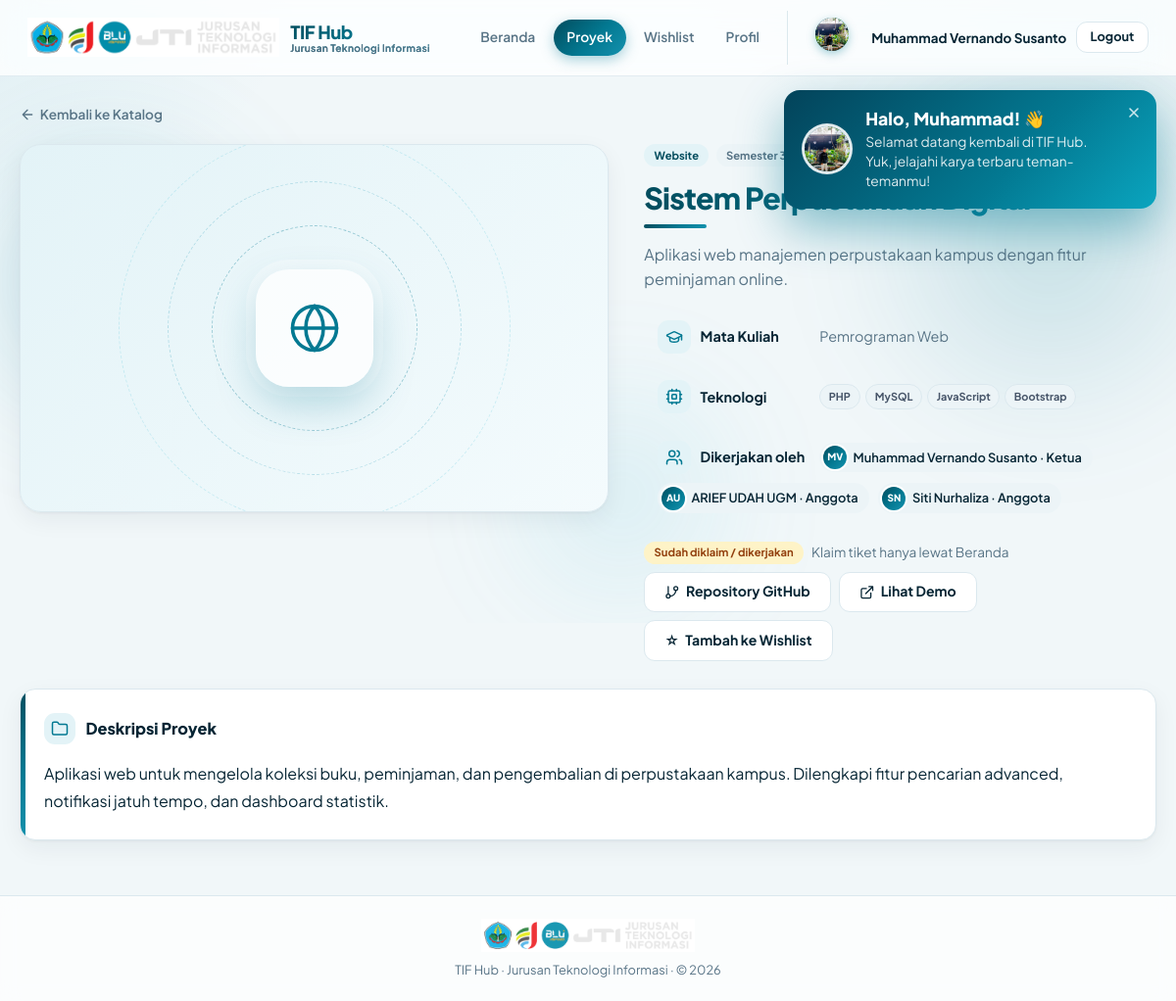
Screenshot of /projects/sistem-perpustakaan-digital (signed in) with the database file from the repository.
### tables this page shows
CREATE TABLE `users` (
  `id` int(10) UNSIGNED NOT NULL,
  `nim` varchar(20) DEFAULT NULL,
  `name` varchar(100) NOT NULL,
  `email` varchar(150) NOT NULL,
  `password` varchar(255) NOT NULL,
  `role` enum('mahasiswa','admin') NOT NULL DEFAULT 'mahasiswa',
  `class` varchar(20) DEFAULT NULL,
  `semester` tinyint(3) UNSIGNED DEFAULT NULL,
  `status` enum('active','inactive') NOT NULL DEFAULT 'active',
  `avatar` varchar(255) DEFAULT NULL,
  `created_at` datetime NOT NULL DEFAULT current_timestamp(),
  `updated_at` datetime NOT NULL DEFAULT current_timestamp() ON UPDATE current_timestamp()
);

CREATE TABLE `projects` (
  `id` int(10) UNSIGNED NOT NULL,
  `title` varchar(200) NOT NULL,
  `slug` varchar(220) NOT NULL,
  `description` text NOT NULL,
  `short_desc` varchar(300) DEFAULT NULL,
  `thumbnail` varchar(255) DEFAULT NULL,
  `category_id` int(10) UNSIGNED DEFAULT NULL,
  `semester_id` int(10) UNSIGNED DEFAULT NULL,
  `course_name` varchar(150) DEFAULT NULL,
  `academic_year` varchar(20) DEFAULT NULL,
  `technologies` varchar(500) DEFAULT NULL,
  `github_url` varchar(500) DEFAULT NULL,
  `demo_url` varchar(500) DEFAULT NULL,
  `is_published` tinyint(1) NOT NULL DEFAULT 1,
  `is_claimable` tinyint(1) NOT NULL DEFAULT 1,
  `view_count` int(10) UNSIGNED NOT NULL DEFAULT 0,
  `created_by` int(10) UNSIGNED DEFAULT NULL,
  `created_at` datetime NOT NULL DEFAULT current_timestamp(),
  `updated_at` datetime NOT NULL DEFAULT current_timestamp() ON UPDATE current_timestamp()
);

CREATE TABLE `categories` (
  `id` int(10) UNSIGNED NOT NULL,
  `name` varchar(80) NOT NULL,
  `slug` varchar(80) NOT NULL,
  `type` enum('project','ticket','both') NOT NULL DEFAULT 'project',
  `icon` varchar(50) DEFAULT NULL,
  `created_at` datetime NOT NULL DEFAULT current_timestamp()
);

CREATE TABLE `semesters` (
  `id` int(10) UNSIGNED NOT NULL,
  `name` varchar(50) NOT NULL,
  `code` varchar(20) NOT NULL,
  `academic_year` varchar(20) DEFAULT NULL,
  `created_at` datetime NOT NULL DEFAULT current_timestamp()
);

CREATE TABLE `project_members` (
  `id` int(10) UNSIGNED NOT NULL,
  `project_id` int(10) UNSIGNED NOT NULL,
  `user_id` int(10) UNSIGNED NOT NULL,
  `role_in_project` varchar(50) DEFAULT 'Anggota',
  `created_at` datetime NOT NULL DEFAULT current_timestamp()
);

### app/Views/projects/show.php (the view, shortened to what the rows shown need)
<?php
$imageUrls = array_map(fn($im) => \App\Helpers\ImageUploader::url($im['filename']), $images ?? []);
?>
<div class="pd" id="pd">
    <div class="pd-bg" aria-hidden="true"><i></i><i></i><i></i></div>
    <a href="/projects" class="back-link pd-back"><?= icon('arrow-left') ?> Kembali ke Katalog</a>
    <div class="detail-header mt-2">
        <div class="gallery" data-gallery="<?= e(json_encode($imageUrls)) ?>">
            <div class="gallery-main" id="pd-tilt">
                <?php if ($imageUrls): ?>
                    <img src="<?= e($imageUrls[0]) ?>" alt="<?= e($project['title']) ?>">
                    <span class="zoom-hint"><?= icon('zoom-in') ?> Klik untuk memperbesar</span>
                <?php else: ?>
                    <i class="pd-ring r3" aria-hidden="true"></i>
                    <i class="pd-ring r2" aria-hidden="true"></i>
                    <i class="pd-ring r1" aria-hidden="true"></i>
                    <span class="thumb-icon"><?= category_icon($project['category_icon'] ?? null) ?></span>
                <?php endif; ?>
            </div>
        </div>
        <div>
            <div class="detail-meta">
                <span class="badge badge-primary"><?= e($project['category_name'] ?? 'Lainnya') ?></span>
                <span class="badge badge-secondary"><?= e($project['semester_name'] ?? '-') ?></span>
                <?php if ($isTaken): ?>
                    <span class="badge badge-warning">Sudah dikerjakan</span>
                <?php else: ?>
                    <span class="badge badge-success pd-dot">Tersedia</span>
                <?php endif; ?>
            </div>
            <h1 class="pd-title"><?= e($project['title']) ?></h1>
            <span class="pd-bar" aria-hidden="true"></span>
            <p class="text-muted"><?= e($project['short_desc'] ?? '') ?></p>
            <ul class="detail-info-list">
                <?php if ($project['course_name']): ?>
                <li><span class="pd-ico"><?= icon('graduation') ?></span><strong>Mata Kuliah</strong> <?= e($project['course_name']) ?></li>
                <?php endif; ?>
                <li><span class="pd-ico"><?= icon('cpu') ?></span><strong>Teknologi</strong>
                    <span class="tech" style="display:inline-flex;gap:0.3rem;flex-wrap:wrap;">
                        <?= tech_tags($project['technologies']) ?>
                    </span>
                </li>
                <?php if (!empty($members)): ?>
                <li><span class="pd-ico"><?= icon('users') ?></span><strong>Dikerjakan oleh</strong>
                    <?php foreach ($members as $m): ?>
                        <span class="member-chip"><span class="avatar"><?= e(initials($m['name'])) ?></span><?= e($m['name']) ?> · <?= e($m['role_in_project']) ?></span>
                    <?php endforeach; ?>
                </li>
                <?php endif; ?>
            </ul>
            <div class="flex gap-1 mt-2 pd-actions" style="flex-wrap:wrap;">
                <?php if ($canEdit): ?>
                    <span class="btn btn-primary" style="cursor:default;opacity:0.9;"><?= icon('check') ?> Anda mengerjakan proyek ini</span>
                    <a href="/projects/<?= (int)$project['id'] ?>/edit" class="btn btn-outline"><?= icon('pencil') ?> Edit Proyek</a>
                <?php elseif ($isTaken): ?>
                    <span class="badge badge-warning" style="align-self:center;">Sudah diklaim / dikerjakan</span>
                <?php endif; ?>
                <span class="text-sm text-muted" style="align-self:center;">Klaim tiket hanya lewat Beranda</span>
                <?php if ($project['github_url']): ?>
                <a href="<?= e($project['github_url']) ?>" target="_blank" rel="noopener" class="btn btn-outline"><?= icon('git-branch') ?> Repository GitHub</a>
                <?php endif; ?>
                <?php if ($project['demo_url']): ?>
                <a href="<?= e($project['demo_url']) ?>" target="_blank" rel="noopener" class="btn btn-outline"><?= icon('external') ?> Lihat Demo</a>
                <?php endif; ?>
                <?php if ($isWishlisted): ?>
                    <form method="POST" action="/wishlists/<?= (int)$project['id'] ?>/remove" data-confirm="Proyek ini akan dihapus dari daftar wishlist kamu." data-confirm-title="Hapus dari wishlist?" data-confirm-ok="Ya, hapus" data-confirm-variant="danger">
                        <input type="hidden" name="_token" value="<?= e($csrf ?? \App\Core\Session::getCsrfToken()) ?>">
                        <button type="submit" class="btn btn-outline pd-wish-on" style="color:#dc2626; border-color:#fca5a5;"><span class="pd-star">★</span> Sudah di Wishlist</button>
                    </form>
                <?php else: ?>
                    <form method="POST" action="/wishlists/<?= (int)$project['id'] ?>/add">
                        <button type="submit" class="btn btn-outline"><span class="pd-star">☆</span> Tambah ke Wishlist</button>
                    </form>
                <?php endif; ?>
            </div>
        </div>
    </div>
    <div class="card pd-desc">
        <h2 class="card-title"><span class="pd-ico"><?= icon('folder') ?></span> Deskripsi Proyek</h2>
        <div class="pd-desc-body"><?= e($project['description']) ?></div>
    </div>
</div>

### app/Helpers/helpers.php (shortened to what the rows shown need)
<?php
function e(?string $value): string
{
    return htmlspecialchars($value ?? '', ENT_QUOTES, 'UTF-8');
}
function asset(string $path): string
{
    $path = ltrim($path, '/');
    $file = dirname(__DIR__, 2) . '/public/assets/' . $path;
    $v = is_file($file) ? '?v=' . filemtime($file) : '';
    return '/assets/' . $path . $v;
}
function tech_tags(?string $techs): string
{
    $tags = array_filter(array_map('trim', explode(',', $techs)));
    $html = '';
    foreach ($tags as $t) {
        $html .= '<span>' . e($t) . '</span>';
    }
    return $html;
}
function icon(string $name, string $class = ''): string
{
    $body = $paths[$name] ?? $paths['box'];
    return '<svg class="ico' . ($class ? ' ' . e($class) : '') . '" viewBox="0 0 24 24" fill="none" stroke="currentColor"'
        . ' stroke-width="2" stroke-linecap="round" stroke-linejoin="round" aria-hidden="true">' . $body . '</svg>';
}
function category_icon(?string $stored, string $fallback = 'box'): string
{
    static $map = [
        '🌐' => 'globe',
        '📱' => 'smartphone',
        '💻' => 'monitor',
        '🔌' => 'wifi',
        '🤖' => 'cpu',
        '🎮' => 'gamepad',
        '📊' => 'database',
        '📦' => 'box',
    ];
    $stored = trim((string) $stored);
    return icon($map[$stored] ?? $fallback);
}
function initials(?string $name): string
{
    $parts = preg_split('/\s+/', trim((string) $name)) ?: [];
    $out = '';
    foreach (array_slice($parts, 0, 2) as $p) {
        $out .= mb_strtoupper(mb_substr($p, 0, 1));
    }
    return $out ?: '?';
}

### app/Core/Router.php (shortened to what the rows shown need)
<?php
class Router
{
    private array $routes = [];
    private function addRoute(string $method, string $path, array|string $handler, array $middleware): void
    {
        $this->routes[] = [
            'method'     => $method,
            'path'       => $path,
            'handler'    => $handler,
            'middleware' => $middleware,
        ];
    }
    public function dispatch(): void
    {
        $method = $_SERVER['REQUEST_METHOD'];
        $uri = parse_url($_SERVER['REQUEST_URI'], PHP_URL_PATH);
        $uri = rtrim($uri, '/') ?: '/';
        foreach ($this->routes as $route) {
            if ($route['method'] !== $method) {
                continue;
            }
            $pattern = preg_replace('/\{([a-zA-Z_]+)\}/', '([^/]+)', $route['path']);
            $pattern = '#^' . $pattern . '$#';
            if (preg_match($pattern, $uri, $matches)) {
                array_shift($matches);
                $this->runHandler($route['handler'], $matches);
                return;
            }
        }
    }
    private function runHandler(array|string $handler, array $params): void
    {
        if (is_string($handler)) {
            [$controllerName, $method] = explode('@', $handler);
        } else {
            [$controllerName, $method] = $handler;
        }
        $controller = new $controllerName();
        call_user_func_array([$controller, $method], $params);
    }
}

### app/Views/layouts/student.php (shortened to what the rows shown need)
<?php $uri = parse_url($_SERVER['REQUEST_URI'] ?? '/', PHP_URL_PATH) ?: '/'; ?>
<!DOCTYPE html>
<html lang="id">
<head>
    <link rel="stylesheet" href="<?= asset('css/app.css') ?>">
    <link rel="stylesheet" href="<?= asset('css/animations.css') ?>">
</head>
<body style="display:flex;flex-direction:column;min-height:100vh;">
<nav class="navbar">
    <a href="/" class="brand">
        <img src="<?= asset('images/logo-jti.png') ?>" alt="JTI Logo">
        <div class="brand-text">
            <span>Jurusan Teknologi Informasi</span>
        </div>
    </a>
    <div class="nav-links">
        <a href="/" class="<?= $uri === '/' ? 'active' : '' ?>">Beranda</a>
        <a href="/projects" class="<?= str_starts_with($uri, '/projects') ? 'active' : '' ?>">Proyek</a>
        <a href="/wishlists" class="<?= str_starts_with($uri, '/wishlists') ? 'active' : '' ?>">Wishlist</a>
        <a href="/profile" class="<?= str_starts_with($uri, '/profile') ? 'active' : '' ?>">Profil</a>
        <div class="user-chip">
            <?php if (!empty($user['avatar'])): ?>
            <a href="/profile" aria-label="Profil saya"><img class="avatar" style="object-fit:cover;" src="<?= e(\App\Helpers\ImageUploader::avatarUrl($user['avatar'])) ?>" alt="Foto <?= e($user['name'] ?? '') ?>"></a>
            <?php else: ?>
            <span class="avatar"><?= e(initials($user['name'] ?? '')) ?></span>
            <?php endif; ?>
            <span class="user-name"><?= e($user['name'] ?? '') ?></span>
            <a href="/logout" class="btn btn-sm btn-outline">Logout</a>
        </div>
    </div>
</nav>
<main class="container" style="flex:1;width:100%;">
    <?php include __DIR__ . '/../partials/flash_toasts.php'; ?>
    <?= $content ?? '' ?>
</main>
<footer class="site-footer">
    <img src="<?= asset('images/logo-jti.png') ?>" alt="JTI">
    <p>TIF Hub · Jurusan Teknologi Informasi · &copy; <?= date('Y') ?></p>
</footer>
</body>
</html>

### app/Views/partials/flash_toasts.php (shortened to what the rows shown need)
<?php
$ftUser = $user ?? [];
$toasts = [];
if ($ftWelcome = Session::flash('welcome')) {
    $toasts[] = ['type' => 'welcome', 'name' => (string) $ftWelcome];
}
$ftClose = '<svg viewBox="0 0 24 24" width="16" height="16" fill="none" stroke="currentColor" stroke-width="2.4" stroke-linecap="round" stroke-linejoin="round" aria-hidden="true"><path d="M18 6 6 18M6 6l12 12"/></svg>';
?>
<?php if ($toasts): ?>
<div class="toast-stack" id="toast-stack" aria-live="polite" aria-atomic="false">
    <?php foreach ($toasts as $t): ?>
        <?php if ($t['type'] === 'welcome'):
            $first   = trim(explode(' ', trim($t['name']))[0] ?? '') ?: 'kamu';
            $isAdmin = (($ftUser['role'] ?? '') === 'admin');
            $avatar  = !empty($ftUser['avatar']) ? \App\Helpers\ImageUploader::avatarUrl($ftUser['avatar']) : null;
        ?>
        <div class="toast toast-welcome" role="status" data-timeout="6500" style="--t:6.5s;">
            <span class="t-avatar">
                <?php if ($avatar): ?><img src="<?= e($avatar) ?>" alt=""><?php else: ?><?= e(initials($t['name'])) ?><?php endif; ?>
            </span>
            <div class="t-body">
                <div class="t-title">Halo, <?= e($first) ?>! <span class="wave">👋</span></div>
                <div class="t-msg"><?= $isAdmin ? 'Selamat datang kembali di panel admin TIF Hub.' : 'Selamat datang kembali di TIF Hub. Yuk, jelajahi karya terbaru teman-temanmu!' ?></div>
            </div>
            <button type="button" class="t-close" aria-label="Tutup notifikasi"><?= $ftClose ?></button>
        </div>
        <?php endif; ?>
    <?php endforeach; ?>
</div>
<?php endif; ?>

### rows the page displays
users: avatar (picture), name "Muhammad Vernando Susanto"
projects: category.name "Website", semester.name "Semester 3", title "Sistem Perpustakaan Digital", short_desc "Aplikasi web manajemen perpustakaan kampus dengan fitur peminjaman online.", course_name "Pemrograman Web", technologies "PHP", technologies "MySQL", technologies "JavaScript", technologies "Bootstrap", description "Aplikasi web untuk mengelola koleksi buku, peminjaman, dan pengembalian di perpustakaan kampus. Dilengkapi fitur pencarian advanced, notifikasi jatuh tempo, dan dashboard statistik."
project_members: user.name "MV", user.name "Muhammad Vernando Susanto", role_in_project "Ketua"
project_members: user.name "AU", user.name "ARIEF UDAH UGM", role_in_project "Anggota"
project_members: user.name "SN", user.name "Siti Nurhaliza", role_in_project "Anggota"

### other values shown
$first "Muhammad"
